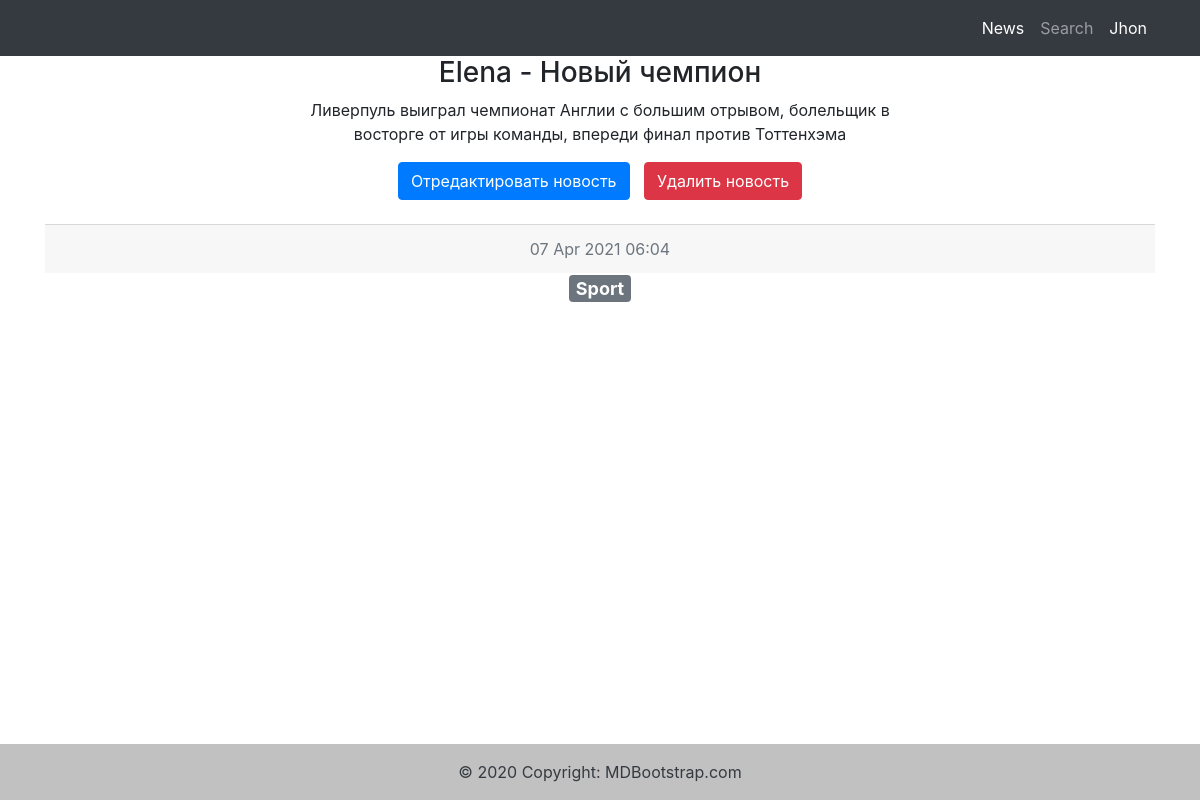
The page /news/2 (signed in) on the database its author committed.
### accounts/models.py (models this page shows, shortened)
class User(AbstractUser):
    category = models.ForeignKey('news.Category', on_delete=models.CASCADE,
                                 related_name='subscribers', null=True)

class Author(models.Model):
    rating = models.IntegerField(default=0)
    user = models.OneToOneField('accounts.User', on_delete=models.CASCADE, primary_key=True)

### news/models.py (models this page shows, shortened)
class Post(models.Model):
    NEWS = 'NEWS'
    POST = 'POST'
    type_choice = [(NEWS, 'Новость'), (POST, 'Пост')]
    author = models.ForeignKey('accounts.Author', on_delete=models.CASCADE)
    date_of_creation = models.DateTimeField(auto_now_add=True)
    text_content = models.TextField()
    rating = models.IntegerField(default=0)
    header = models.CharField(max_length=255)
    category = models.ManyToManyField(Category, through='PostCategory')
    type_of_content = models.CharField(max_length=4, choices=type_choice, default=NEWS)

class Category(models.Model):
    category = models.CharField(unique=True, max_length=255)
    def __str__(self):
        return self.category.title()

### news/views.py (the view)
# urls.py: path('<int:pk>', PostView.as_view(), name='single_news'),
class PostView(LoginRequiredMixin, DetailView):
    template_name = r'news/single_news.html'
    context_object_name = 'single_news'
    queryset = Post.objects.all()
    def get_object(self, queryset=None):
        obj = cache.get(f'news-{self.kwargs["pk"]}', None)
        if not obj:
            obj = super().get_object(queryset=queryset)
            cache.set(f'news-{self.kwargs["pk"]}', obj)
        return obj

### news/templatetags/my_filters.py (called while the page is built)
@register.filter(name='censor')
def censor(value):
    assert type(value) == str
    list_of_words = value.split()
    for word in list_of_words:
        if word.lower() in ['хуй', 'пизда', 'ебать', 'блять']:
            index = list_of_words.index(word)
            list_of_words[index] = '#' + word[1:-1] + '%'
    return ' '.join(list_of_words)

### news/templates/news/single_news.html (shortened to what this page needs)
{% extends 'news/default.html' %}
{% load my_filters %}
{% block content %}
<h3> {{ single_news.author.user.username }} - {{ single_news.header|censor }}</h3>
<p style="padding-left:250px; padding-right:250px">{{ single_news.text_content|censor }}</p>
        <a href="{% url 'update_news' single_news.id %}" class="btn btn-primary">Отредактировать новость</a>
        <a href="{% url 'delete_news' single_news.id %}" class="btn btn-danger" style="margin-left:10px">
            Удалить новость</a>
    <br>
    <br>
  <div class="card-footer text-muted">
      {{ single_news.date_of_creation|date:'d M Y h:m'}}
  </div>
    <h4>
        {% for category in single_news.category.all %}
            <a href="{% url 'category_url' category|lower %}"><span class="badge badge-secondary">{{ category }}</span></a>
        {% endfor %}
    </h4>
{% endblock %}

### news/templates/news/default.html (shortened to what this page needs)
{% load static %}
<!DOCTYPE html>
<html lang="en">
<head>
    <link rel="stylesheet" href="https://cdn.jsdelivr.net/npm/bootstrap@4.5.3/dist/css/bootstrap.min.css"
>
</head>
<body>
  <nav class="navbar navbar-expand-lg navbar-dark bg-dark static-top">
    <div class="container">
      <div class="collapse navbar-collapse" id="navbarResponsive">
        <ul class="navbar-nav ml-auto">
          <li class="nav-item active">
            <a class="nav-link" href="/news">News
            </a>
          </li>
          <li class="nav-item">
            <a class="nav-link" href="/news/search">Search</a>
          </li>
          {% if user.is_authenticated %}
          <li class="nav-item active">
            <a class="nav-link" href="{% url 'personal:user_view' user.id %}">{{ user.username }}</a>
          </li>
          {% else %}
          <li class="nav-item active">
            <a class="nav-link" href="{% url 'account_login' %}">Sign In</a>
          </li>
          {% endif %}
        </ul>
      </div>
    </div>
  </nav>
  <div class="container">
    <div class="row">
      <div class="col-lg-12 text-center">
       {% block content %}
       {% endblock content %}
      </div>
    </div>
  </div>
  <br>
    <br>
    <br>
    <br>
  {% load cache %}
    {% cache 120 footer %}
      <footer class="footer fixed-bottom" style="background-color: #f1f1f1;">
      <div class="text-center text-dark p-3" style="background-color: rgba(0, 0, 0, 0.2);">
        © 2020 Copyright:
        <a class="text-dark" href="https://mdbootstrap.com/">MDBootstrap.com</a>
      </div>
    </footer>
    {% endcache %}
</body>
</html>

### rows shown on the page
User: username "Jhon"
Post: author.user.username "Elena", header|censor "Новый чемпион", text_content|censor "Ливерпуль выиграл чемпионат Англии с большим отрывом, болельщик в восторге от игры команды, впереди финал против Тоттенхэма", date_of_creation "07 Apr 2021 06:04"
Category: category "Sport"
